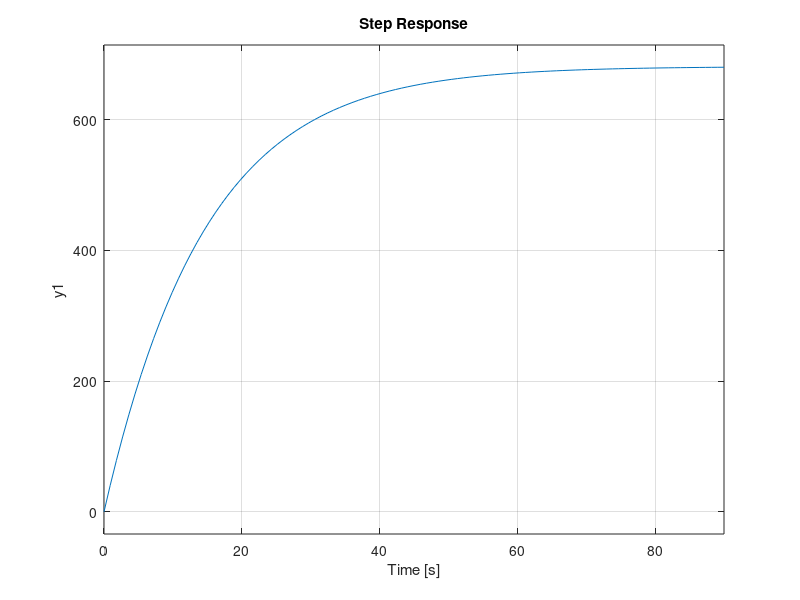

Write MATLAB code to recreate this figure. (Note: this script raises an error after producing the figure.)
clear all;
close all;
clc;

%% Configurações dos motores DC
Bm = 4.17*10^-6;
J = 1.3*10^-6;
Kt = 0.02661;
Kg = 0.02661;
La = 10.3632*10^-3;
Ra = 15.24;


%A = [(-Bm/J) Kt/J; (-Kg/La) (-Ra/La)];
A = [-0.1003 2.0469; -0.0001 -0.0659];
%B = [0; 1/La];
B = [0; 46.2963];
C = [0 1];
D = 0;

sys = ss(A,B,C,D);
step(sys);

L = 0.75;
T = 42;

%% Simulação, CoppeliaSim
sim=remApi('remoteApi'); % using the prototype file (remoteApiProto.m)
sim.simxFinish(-1); % just in case, close all opened connections
clientID=sim.simxStart('127.0.0.1',19999,true,true,5000,5);

if (clientID>-1)
    disp('Connected to remote API server');
    sim.simxAddStatusbarMessage(clientID,'Simulacao com o Matlab iniciada!',sim.simx_opmode_oneshot);
    
    [rolling_rl, slipping_rl, wheel_rl, ...
    rolling_rr, slipping_rr, wheel_rr, ...
    rolling_fl, slipping_fl, wheel_fl, ...
    rolling_fr, slipping_fr, wheel_fr] = sysCall_init(sim, clientID);

    while true
        setMovement(sim,clientID,rolling_rl,rolling_rr,rolling_fl,rolling_fr,0,0.5,0);
        %pause(10);
        %setMovement(sim,clientID,rolling_rl,rolling_rr,rolling_fl,rolling_fr,0,0,0.5);
    end
    
else
    disp('Failed connecting to remote API server');
end
sim.delete(); % call the destructor!

disp('Program ended')